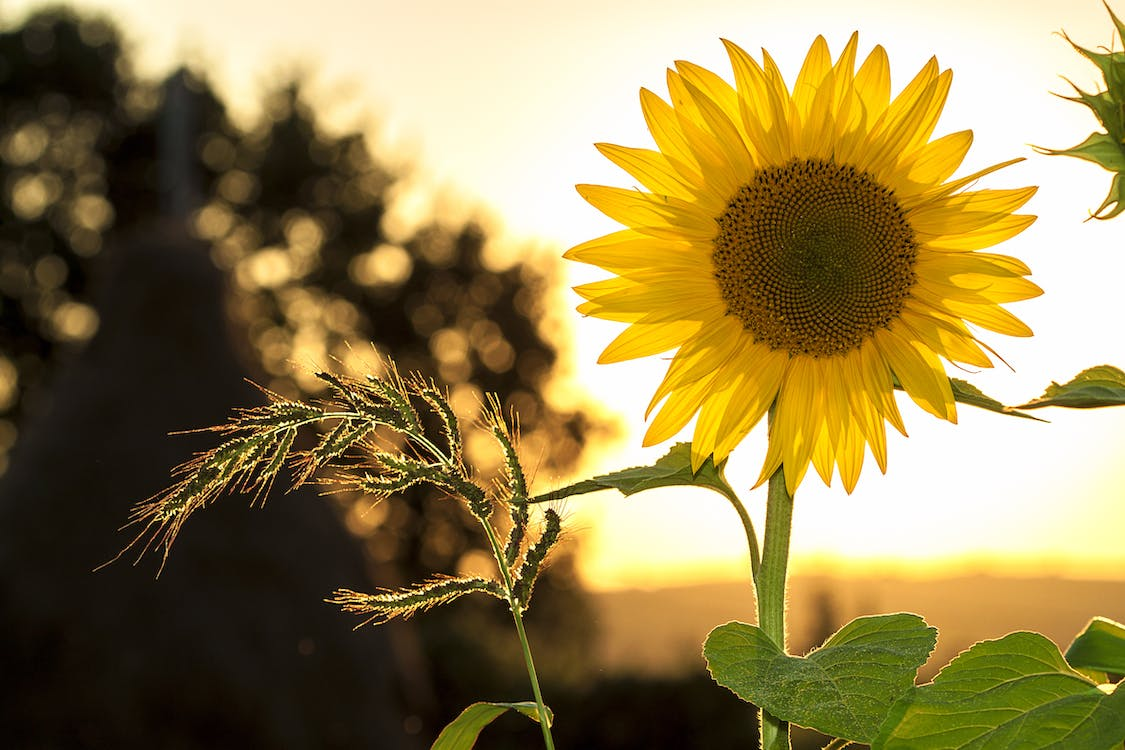
#> input picture input/input.png, 1125 x 750 px
$ python main.py
#> lines starting #> are read from the running program, lines starting #| are printed output that depends on the picture
from PIL import Image

def main():

    input_file_path = "input/input.png"

    # We open the image. The resulting variable has the type "Image" as defined by the library PIL
    image = Image.open(input_file_path)
#> image is the input picture: PIL image 1125x750 RGB; mean R, G, B 147.2, 129.3, 79.1

    # TODO: Uncomment the following line to have the script to show picture "input.png"
    #image.show()

    # We extract red, green, and blue components of the image.
    # Each of these components get stored in a different variable.
    red_channel_image = image.getchannel(0)
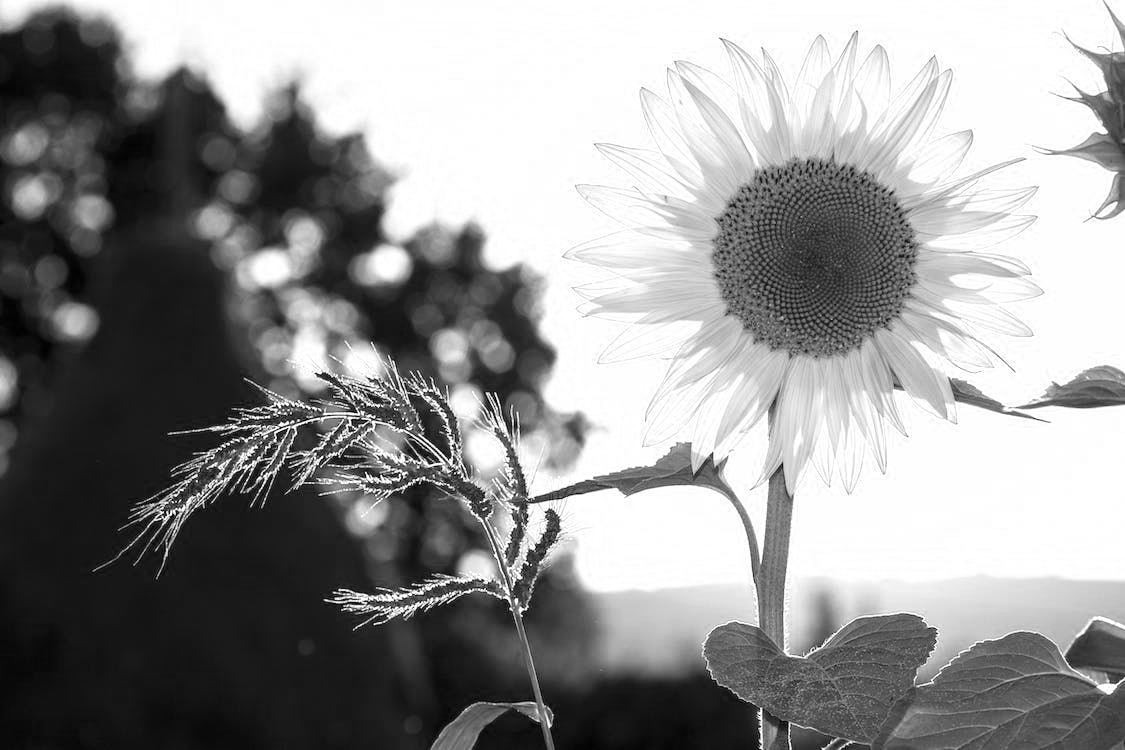
#> red_channel_image: PIL image 1125x750 L; min 0, max 255, mean 147.2
    green_channel_image = image.getchannel(1)
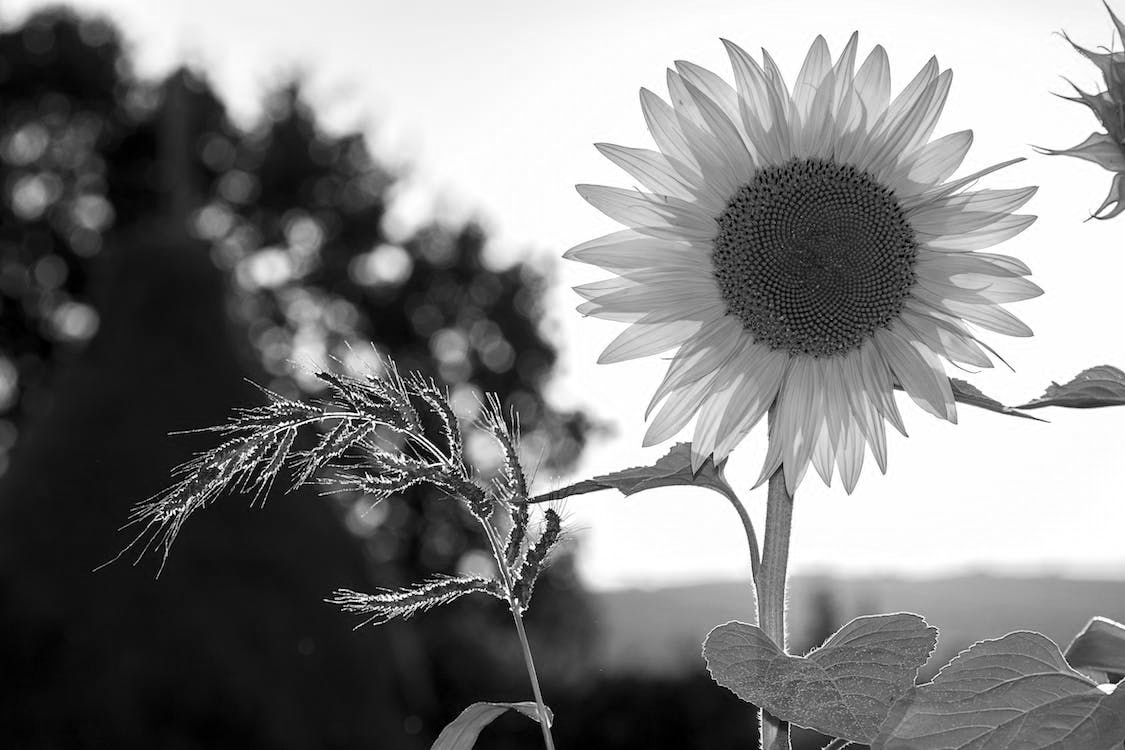
#> green_channel_image: PIL image 1125x750 L; min 0, max 255, mean 129.3
    blue_channel_image = image.getchannel(2)
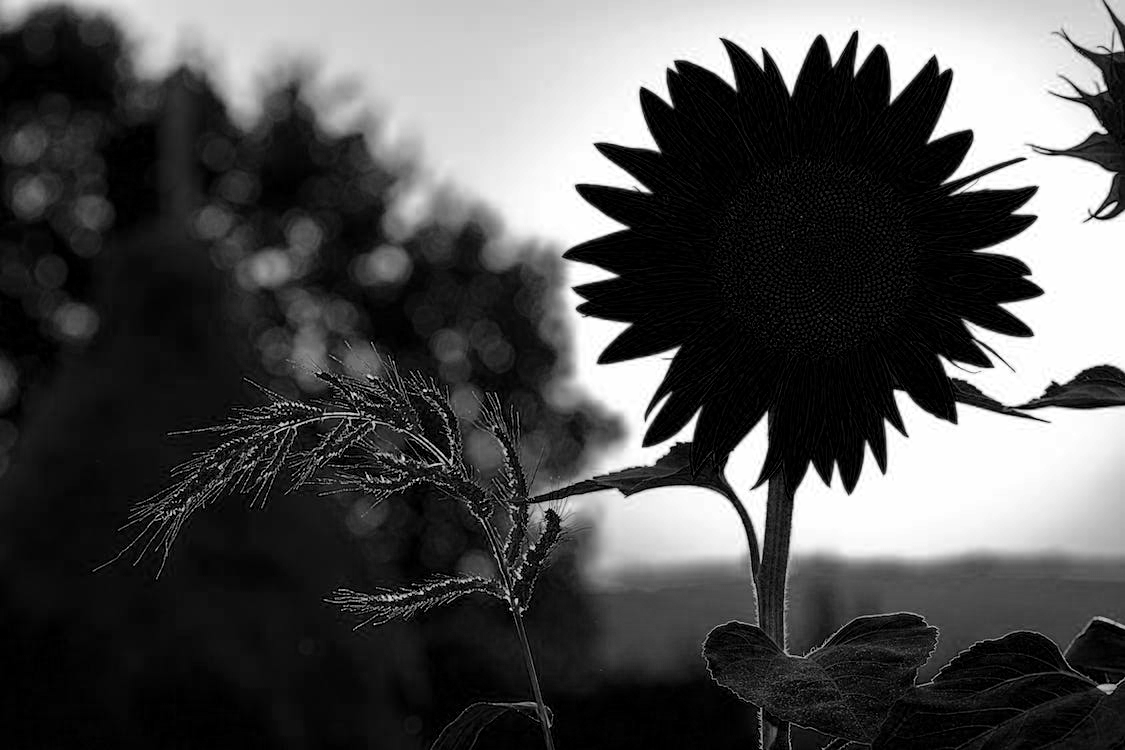
#> blue_channel_image: PIL image 1125x750 L; min 0, max 255, mean 79.1

    # We're saving the resulting pictures to the output folder
    red_channel_image.save("output/red.png")
    green_channel_image.save("output/green.png")
    blue_channel_image.save("output/blue.png")


if __name__ == '__main__':
    main()
